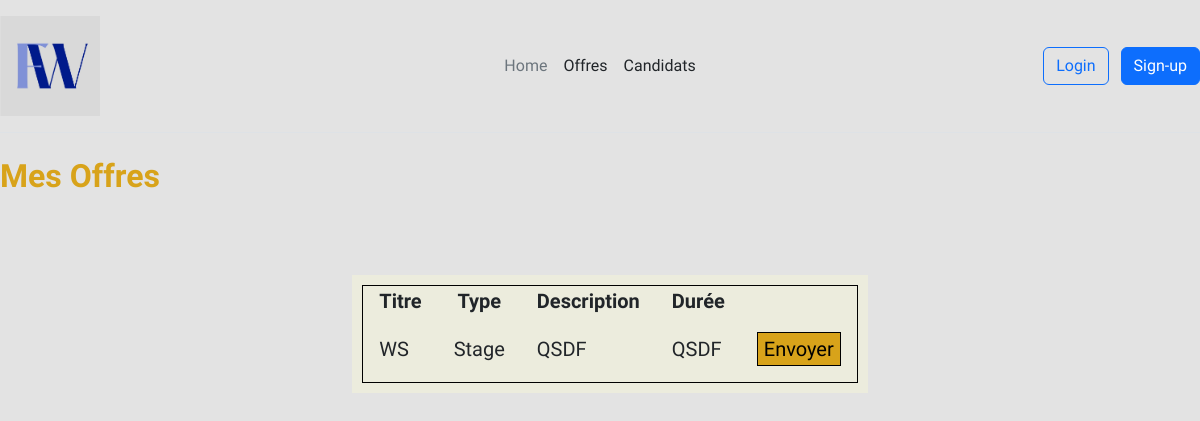
Page /proposerOffre.php?proposer=22 on the committed database.
### tables this page shows
CREATE TABLE `offres` (
  `Id_offre` int(11) NOT NULL,
  `Id_recruteur` int(11) NOT NULL,
  `Titre` text NOT NULL,
  `Domaine` text NOT NULL,
  `Type` text NOT NULL,
  `Duree` text NOT NULL,
  `Description` text NOT NULL
);

### proposerOffre.php (the view, shortened to what this page needs)
<?php
include "link1.php";
include_once "includes/database_connect.inc.php";
?>
<?php
include "header.php";
?>
<h1 id="title">Mes Offres</h1>
<div class="container">
<div class="table_mes_offres">
    <table >
        <tr>
            <th>Titre</th>
            <th>Type</th>
            <th>Description</th>
            <th>Durée</th>
        </tr>
        <?php
            $id = $_GET["proposer"];
            $candidat = $_GET["candidat"];
            $sql = "SELECT * FROM `offres` where `id_recruteur` = '$id';";
            $sth = $cnx->query($sql);
            $result = $sth->fetchAll(PDO::FETCH_ASSOC);
            if($result){
                foreach($result as $row){?>
                    <tr>
                        <td><?php echo $row['Titre'] ?></td>
                        <td><?php echo $row['Type'] ?></td>
                        <td><?php echo $row['Description'] ?></td>
                        <td><?php echo $row['Duree'] ?></td>
                        <td><a href="includes/envoyerOffre.php?envoyer=<?php echo $row['Id_offre']; ?>&candidat=<?php echo $candidat; ?>"><button  id="filtrer">Envoyer</button></a></td>
                    </tr>
                <?php
                }
            }
            else{
                echo "<tr style=\"background-color: red;\"><td>No Data Found!</td></tr>";
            }
        ?>
    </table>
</div>
</div>
</body>

### style1.css (style rules this page uses)
a { text-decoration: none; }
table { border: 1px black solid; }
th { text-align: center ; font-size: 20px; padding: 0 1rem; }
td { padding-left: 5px; font-size: 20px; padding: 1rem; }
.table_mes_offres { font-size: 30px; margin-left: 20px; background-color: #eedd; padding: 10px; width: fit-content; }
#filtrer { border-top: 0px; border: 1px solid black; background-color: #D8A31A; color: black; }
.container { margin-top: 80px; display: flex; align-items: flex-start ; justify-content: space-evenly; }
#title { color: #D8A31A; font-size: xx-large; font-weight: 900; }

### rows in the picture
offres: Titre "WS", Type "Stage", Description "QSDF", Duree "QSDF"
